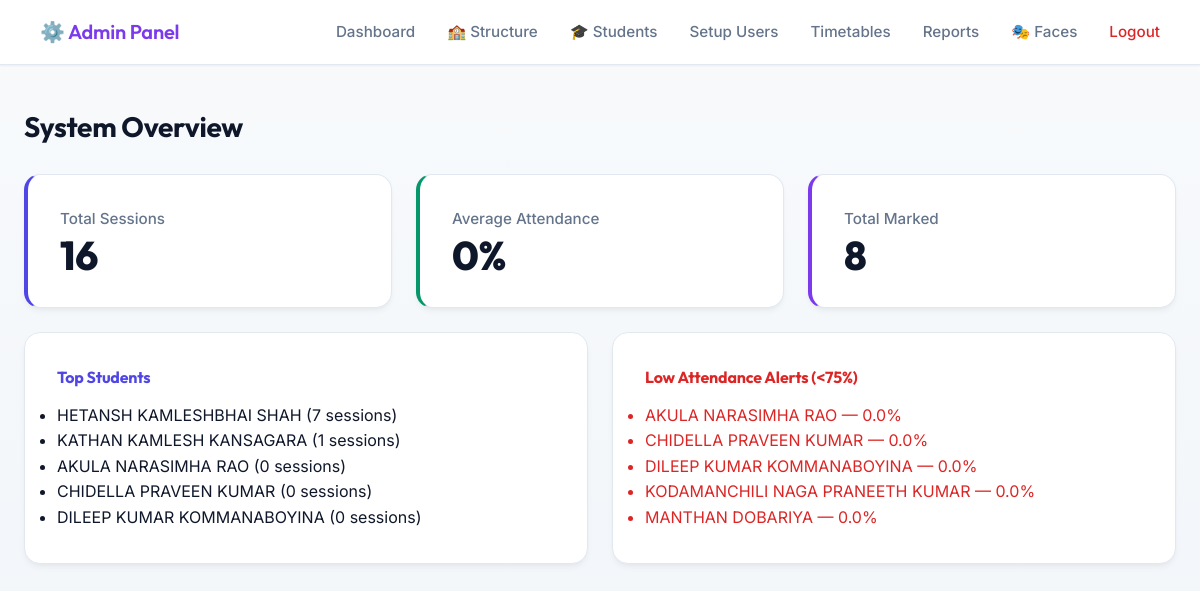
/admin (signed in), run on the app's committed database.
### tables this page shows
CREATE TABLE students (
                id INTEGER PRIMARY KEY AUTOINCREMENT,
                student_id TEXT UNIQUE NOT NULL,
                name TEXT NOT NULL,
                email TEXT UNIQUE NOT NULL,
                department TEXT NOT NULL,
                created_at TIMESTAMP DEFAULT CURRENT_TIMESTAMP,
                is_active BOOLEAN DEFAULT 1
            , class_id INTEGER, batch_id INTEGER, roll_number TEXT, phone TEXT, face_pid TEXT, gr_number TEXT, enrollment_number TEXT);

### app.py (the view)
    def wrap(*args, **kwargs):
        if not session.get("admin_logged_in"):
            return redirect(url_for("admin_login"))
        return f(*args, **kwargs)

### app.py (called while the page is built)
def admin_required(f):
    def wrap(*args, **kwargs):
        if not session.get("admin_logged_in"):
            return redirect(url_for("admin_login"))
        return f(*args, **kwargs)
    wrap.__name__ = f.__name__
    return wrap

@app.route("/admin")
@admin_required
def admin_dashboard():
    stats = analytics_service.get_system_statistics()
    return render_template("admin_dashboard.html", stats=stats)

### database.py (called while the page is built)
    def connect(self):
        self.conn   = sqlite3.connect(DB_PATH)
        self.conn.row_factory = sqlite3.Row
        self.cursor = self.conn.cursor()

    def disconnect(self):
        if self.conn:
            self.conn.close()
            self.conn   = None
            self.cursor = None

### templates/admin_dashboard.html (shortened to what this page needs)
{% extends "admin_base.html" %}
{% block content %}
<h2>System Overview</h2>
<div class="grid-cards">
    <div class="stat-card stat-blue">
        <p>Total Sessions</p>
        <h3>{{ stats.total_sessions }}</h3>
    </div>
    <div class="stat-card stat-green">
        <p>Average Attendance</p>
        <h3>{{ stats.average_attendance|round(1) }}%</h3>
    </div>
    <div class="stat-card stat-purple">
        <p>Total Marked</p>
        <h3>{{ stats.total_marked }}</h3>
    </div>
</div>
<div class="grid-cards">
    <div class="stat-card" style="text-align: left;">
        <h4 style="color: var(--accent-blue);">Top Students</h4>
        <ul>
            {% for name, count in stats.top_students %}
                <li>{{ name }} ({{ count }} sessions)</li>
            {% else %}
                <li style="color: var(--text-muted);">No data yet</li>
            {% endfor %}
        </ul>
    </div>
    <div class="stat-card" style="text-align: left;">
        <h4 style="color: var(--accent-red);">Low Attendance Alerts (<75%)</h4>
        <ul>
            {% for name, rate in stats.low_attendance_students %}
                <li style="color: var(--accent-red);">{{ name }} — {{ rate|round(1) }}%</li>
            {% else %}
                <li style="color: var(--accent-green);">All good!</li>
            {% endfor %}
        </ul>
    </div>
</div>
{% endblock %}

### static/css/styles.css (style rules this page uses)
:root { --bg-primary: #f8fafc; --bg-color-gradient: linear-gradient(180deg, #f8fafc 0%, #f1f5f9 100%); --bg-card: #ffffff; --bg-hover: #f1f5f9; --border-color: #e2e8f0; --border-light: #cbd5e1; --text-primary: #0f172a; --text-muted: #64748b; --text-inverse: #ffffff; --accent-blue: #4f46e5; --accent-blue-hover: #4338ca; --accent-green: #059669; --accent-green-hover: #047857; --accent-red: #dc2626; --accent-red-hover: #b91c1c; --accent-purple: #7c3aed; --accent-gold: #d97706; --shadow-sm: 0 1px 2px 0 rgba(0, 0, 0, 0.05); --shadow-md: 0 4px 6px -1px rgba(0, 0, 0, 0.05), 0 2px 4px -1px rgba(0, 0, 0, 0.03); --shadow-lg: 0 10px 15px -3px rgba(0, 0, 0, 0.08), 0 4px 6px -2px rgba(0, 0, 0, 0.04); --radius-md: 10px; --radius-lg: 16px; --radius-full: 9999px; --transition-fast: 0.15s ease-in-out; --transition-smooth: 0.3s cubic-bezier(0.4, 0, 0.2, 1); }
* { box-sizing: border-box; margin: 0; padding: 0; }
body { font-family: 'Inter', system-ui, -apple-system, sans-serif; background-color: var(--bg-primary); background-image: var(--bg-color-gradient); background-attachment: fixed; color: var(--text-primary); line-height: 1.6; min-height: 100vh; display: flex; flex-direction: column; -webkit-font-smoothing: antialiased; -moz-osx-font-smoothing: grayscale; }
h1, h2, h3, h4, .nav-brand { font-family: 'Outfit', 'Inter', sans-serif; font-weight: 700; letter-spacing: -0.01em; color: var(--text-primary); margin-bottom: 0.75rem; }
h2 { font-size: 1.75rem; }
h3 { font-size: 1.25rem; }
p { margin-bottom: 1rem; color: var(--text-muted); }
.grid-cards { display: grid; grid-template-columns: repeat(auto-fit, minmax(280px, 1fr)); gap: 1.5rem; margin-top: 1.5rem; }
.stat-card { background: var(--bg-card); padding: 2rem; border-radius: var(--radius-lg); border: 1px solid var(--border-color); box-shadow: var(--shadow-md); transition: var(--transition-smooth); }
.stat-card p { color: var(--text-muted); font-weight: 500; margin-bottom: 0.25rem; font-size: 0.95rem; }
.stat-card h3 { font-size: 2.5rem; font-weight: 800; margin: 0; line-height: 1; }
.stat-blue { border-left: 4px solid var(--accent-blue); }
.stat-blue h3 { color: var(--text-primary); }
.stat-green { border-left: 4px solid var(--accent-green); }
.stat-green h3 { color: var(--text-primary); }
.stat-purple { border-left: 4px solid var(--accent-purple); }
.stat-purple h3 { color: var(--text-primary); }

### data on the page
students: name "HETANSH KAMLESHBHAI SHAH", count "7"
students: name "KATHAN KAMLESH KANSAGARA", count "1"
students: name "AKULA NARASIMHA RAO", count "0", rate "0.0"
students: name "CHIDELLA PRAVEEN KUMAR", count "0", rate "0.0"
students: name "DILEEP KUMAR KOMMANABOYINA", count "0", rate "0.0"
students: name "KODAMANCHILI NAGA PRANEETH KUMAR", rate "0.0"
students: name "MANTHAN DOBARIYA", rate "0.0"

### other printed values
{{ stats.total_sessions }} "16"
{{ stats.average_attendance|round(1) }} "0"
{{ stats.total_marked }} "8"
